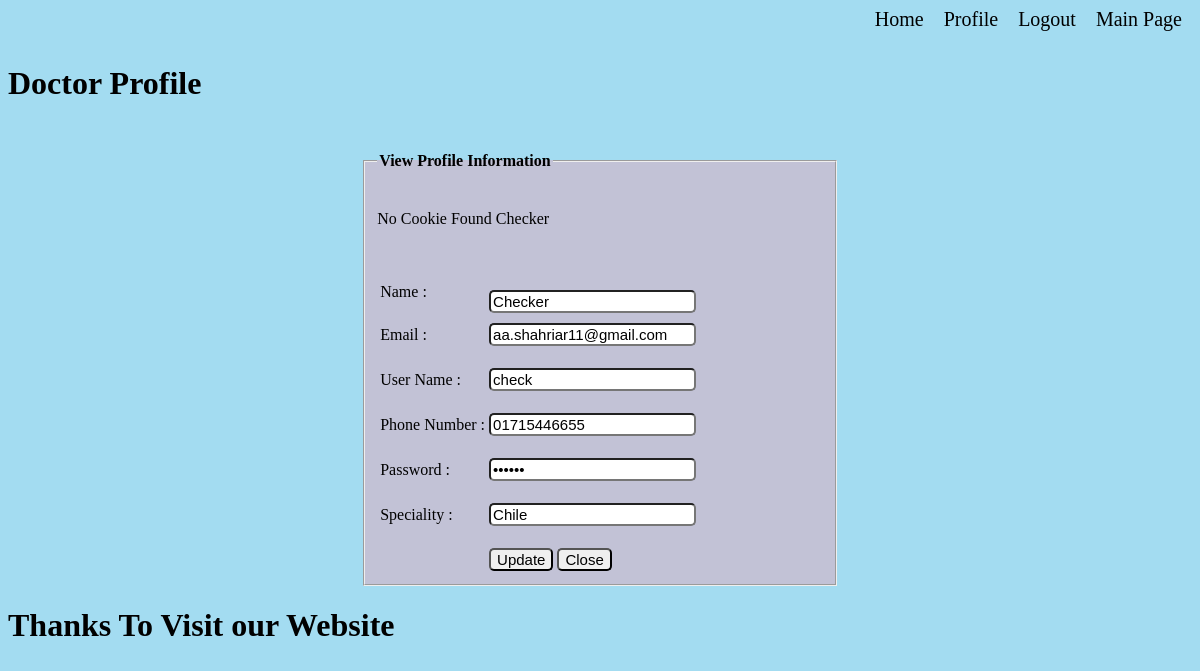
The page /Doctor/View/Profile.php (signed in) on the database its author committed.
### tables this page shows
CREATE TABLE `doctors_db` (
  `Id` int(100) NOT NULL,
  `Name` varchar(100) NOT NULL,
  `Email` varchar(100) NOT NULL,
  `Gender` varchar(100) NOT NULL,
  `Username` varchar(100) NOT NULL,
  `Password` varchar(100) NOT NULL,
  `Contact` varchar(100) NOT NULL,
  `Speciality` varchar(100) NOT NULL,
  `Photo` varchar(200) NOT NULL
);

### Doctor/Model/doctorsdb.php (called while the page is built, shortened)
<?php
class doctorsdb{
function ShowData($conn,$User)
{
    $result = $conn->query("SELECT * FROM doctors_db WHERE Username='". $User."' AND Username='". $User."'");
    return $result;
}
}

### Doctor/View/Profile.php (the view, shortened to what this page needs)
<?php
include("../Model/doctorsdb.php");
include ("../Controller/ProfileController.php");
include("Navigation.php");
?>
<?php
$Email=$User=$Phone=$Address=$Date=$photo=$Speciality="";
$connection = new doctorsdb();
$conobj=$connection->OpenCon();
$userQuery=$connection->ShowData($conobj,$_SESSION["Username"]);
if ($userQuery->num_rows > 0) {
    while($row = $userQuery->fetch_assoc()) {
      $Name=$row["Name"];
      $Email=$row["Email"];
      $User=$row["Username"];
      $Pass=$row["Password"];
      $Phone=$row["Contact"];
      $Speciality=$row["Speciality"];
  }
}
?>
<!DOCTYPE html>
<html>
<head>
<div class = 'header sticky'>
<h1 font color='white'> Doctor Profile </h1>
</div>
</head>
<body style="background-color:#a3dcf1;">
    <form method="post" action="" enctype="multipart/form-data">
       <fieldset>
    <legend><b>View Profile Information</b></legend><br>
     <?php $Cookie_name=$_SESSION['Username'];
                    $name=$_SESSION['Username'];
                    if(!isset($_COOKIE[$name]))
                    {
                        echo "<p>No Cookie Found ".$_SESSION['Name']."</p>";
                    }
                    else {
                        echo "<p>Cookie Found !! ".$_COOKIE[$name]."</p>";
                    }?>
          <table>
            <tr>
                <td>Name : <br><br></td>
                <td> <input type="text" name="name" class="form-control" value="<?php echo $Name; ?>" readonly/> </td>
                <br><br>
            </tr>
            <tr>
                <td>
                <label>Email :<br><br> </label></td>
                <td>  <input type="text" name="email" class="form-control" value="<?php echo $Email; ?>"readonly/><br><br> </td>
            </tr>
            <tr>
                <td>
                <label>User Name : <br><br></label></td>
                <td> <input type="text" name="userName" class="form-control" value="<?php echo $User; ?>" readonly/><br><br> </td>
            </tr>
            <tr>
                <td>
                <label>Phone Number : <br><br></label></td>
                <td> <input type="text" name="phone" class="form-control" value="<?php echo $Phone; ?>" readonly/><br><br> </td>
            </tr>
            <tr>
                <td>
                <label>Password : <br><br></label></td>
                <td> <input type="password" name="password" class="form-control" value="<?php echo $Pass;?>"readonly/><br> <br></td>
            </tr>
            <tr>
                <td>
                <label>Speciality : <br><br></label></td>
                <td> <input type="text" name="speciality" class="form-control" value="<?php echo $Speciality;?>"readonly/><br> <br></td>
            </tr>
            <tr>
                <td></td>
                <td class="btn">
                <input type="submit" name="Update" value="Update"/>
                <input type="submit" name="close" value="Close"/>
                </td>
            </tr>
            </table>
        </fieldset>
    </form>
    <div class= 'footer'>
    <h1>Thanks To Visit our Website<h1>
    </div>
    <br />
</body>
</html>

### Doctor/View/Profile.php (style rules this page uses)
fieldset { margin-left:30%; margin-right:30%; margin-top:50px; background-color: #c2c2d6; }
input { border-radius:5px; font-size:15px; }
body { background-image: url('Media/4.jpg'); }

### rows shown on the page
doctors_db: name "Checker", email "aa.shahriar11@gmail.com", userName "check", phone "01715446655", speciality "Chile"

### other values the page prints
$_SESSION['Name'] "Checker"
